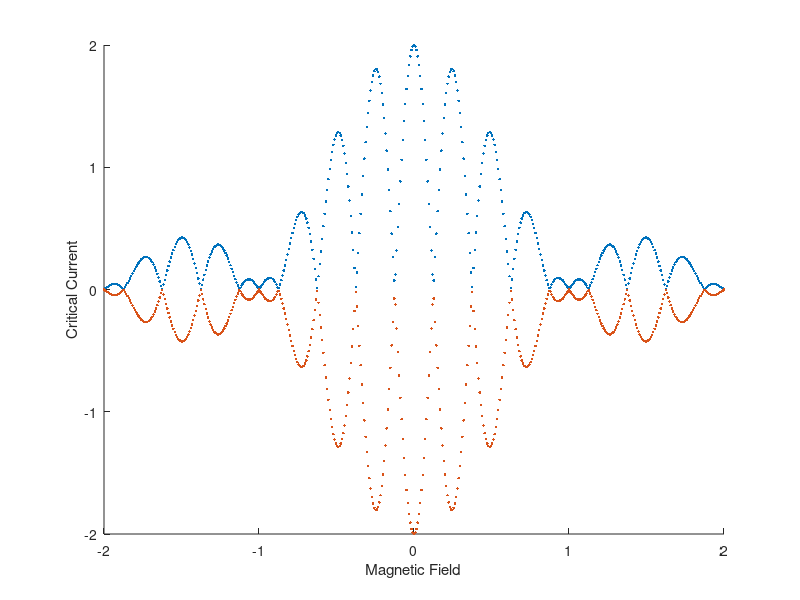

The MATLAB script that drew this image:
%Explanation of base program

%The program splits a squid into two junctions that have xmax discrete sections.  Each
%section has a supercurrent density, and a phase difference that is
%contributed to by the field (PhaseF) in the junction, the field in the squid loop,
%and an arbitrary phase set at x=1 %called Phase1.  These phase factors are 
%all summed along the junction to determine the local phase difference 
%across the junction at each point.  For each value of field and Phase1 the
%supercurrent at each point is calculated and the net supercurrent (sum 
%along the junction and then the sum of the two junctions together)
%is calcualted to find the supercurrent carried at that phase and that
%field.  To find the maximum supercurrent for a given field, the max of
%that vector is taken for that field value.  The minimum can be calculated 
%to find the negative critical current.  Both of these can be plotted 
%against the magnetic field that is applied.  This is the exact measurment 
%of the critical current vs field that we do in the lab.

%This version is the most basic version of the squid. It runs through
%Junction asymmetry.

% Critical Current Asymmetry
% Junction Area Asymmetry
% Critical Current density variation along each junction
% Squid Loop size variation
% Changes in the field scan range



%Abreviations used
%Junction=Junc
%Super Current = SCur or just SC
%Step Size = SS sufix
%Width = Wid
%Length = Len
%Magnitude = Mag


%% Clearing memory and input screen

clear;
clc;
close all;

%% Defining the Parameters of the Simulaiton
    %Dividing the Junctions up into discrete sections
        xmax1=51;
        xmax2=51;
        x1(1,:)=(1:xmax1);
        x2(1,:)=(1:xmax2);

    %Critical Current Magnitudes
        SCurrentMag1=1;
        SCurrentMag2=1;

        SCurNoiseMag1=.01;
        SCurNoiseMag2=.01;
        
    %Setting Squid Loop Parameers
        LoopWid=1;
        LoopLen=3;
    %Junction Area Dimensions
        JuncWid1=1;
        JuncLen1=1;

        JuncWid2=1;
        JuncLen2=1;

%Setting up Loop Parameters

    %Phase Loop parameters
        p=1;
        pmax=201;
        Phase0Min=0*pi;
        Phase0Max=4*pi;
            
    %Field Parameters
        f=1;
        fmax=501;
        FieldMin=-2;
        FieldMax=2;
        
%Calculating Critical Current Densities
    JuncArea1=JuncWid1*JuncLen1;
    JuncArea2=JuncWid2*JuncLen2;
    LoopArea=LoopWid*LoopLen;
    
    SCurNoise1=SCurNoiseMag1*(2*rand(1,xmax1)-1);
    SCurNoise2=SCurNoiseMag2*(2*rand(1,xmax2)-1);
 
    SCurDen1=SCurrentMag1*ones(1,xmax1)/xmax1+SCurNoise1/xmax1;
    SCurDen2=SCurrentMag2*ones(1,xmax2)/xmax2+SCurNoise2/xmax2;

%Pre Allocating memory to the arrays (should decrease runtime)
    Phase0=zeros(1,pmax);
    Field=zeros(1,fmax);
    FluxinJunc1=zeros(1,fmax);
    FluxinJunc2=zeros(1,fmax);
    FluxinLoop=zeros(1,fmax);

    PhaseFDen1=zeros(1,fmax);
    PhaseFDen2=zeros(1,fmax);
    PhaseFL=zeros(1,fmax);

    SCurrent1=zeros(xmax1,pmax,fmax);
    SCurrent2=zeros(xmax2,pmax,fmax);
    SCurrentNet=zeros(1,pmax);

    MaxSCurrentNet=zeros(1,fmax);
    MinSCurrentNet=zeros(1,fmax);
%% Loops for running the simulation Meat of the Simulation


    %Field Contribution to the Phase 
    %Define the Field ForLoop setp size, then run the Field for ForLoop
    FieldSS=(FieldMax-FieldMin)/(fmax-1);
    for f=1:fmax

        Field(f)=FieldMin+(f-1)*FieldSS;


        PhaseF1=2*pi*Field(f)*JuncArea1;
        PhaseF2=2*pi*Field(f)*JuncArea2;
        PhaseFL=2*pi*Field(f)*LoopArea;

        PhaseFDen1=PhaseF1*x1/xmax1;
        PhaseFDen2=PhaseF2*x2/xmax2;

        %Phase0 ForLoop of externally set phase 
        %Define the Phase0 setp size, then run the ForLoop
        Phase0SS=(Phase0Max-Phase0Min)/(pmax-1);
        for p=1:pmax

            Phase0(p)=Phase0Min+(p-1)*Phase0SS;

            PhaseDrop1=Phase0(p)+PhaseFDen1;
            PhaseDrop2=Phase0(p)+PhaseF1+PhaseFL+PhaseFDen2;

            SCurrent1=SCurDen1.*sin(PhaseDrop1);
            SCurrent2=SCurDen2.*sin(PhaseDrop2);
            
            %Record the total SC of the squid
            SCurrentNet(p)=sum(SCurrent1)+sum(SCurrent2);


        end
        MaxSCurrentNet(f)=max(SCurrentNet);
        MinSCurrentNet(f)=min(SCurrentNet);
    end



hold on
plot(Field,MaxSCurrentNet,'.')
xlabel('Magnetic Field'); ylabel('Critical Current');

hold on 
plot(Field,MinSCurrentNet,'.')




    




